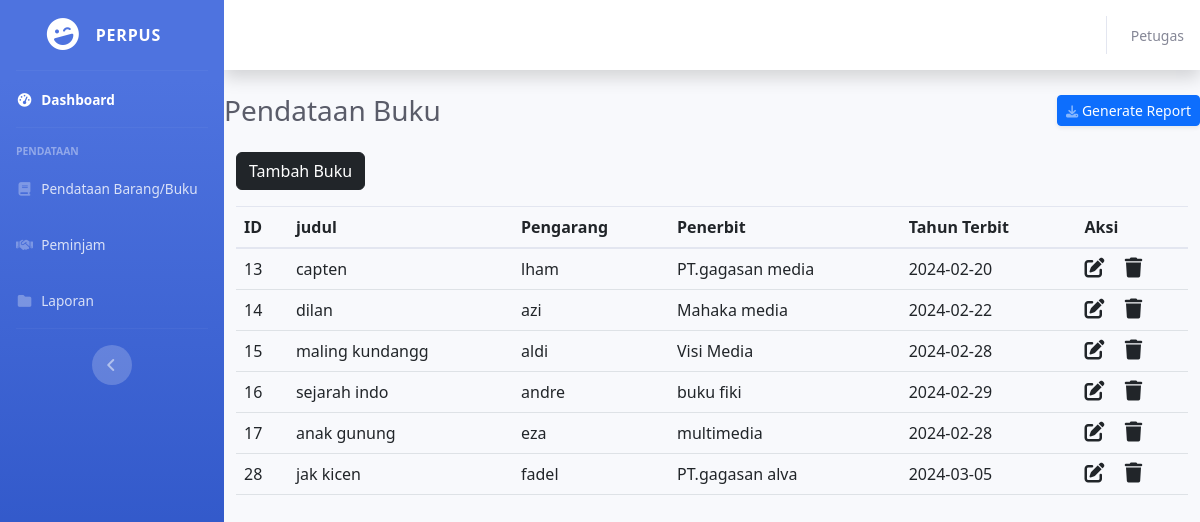
/Petugas/buku.php, run on the app's committed database.
### tables this page shows
CREATE TABLE `buku` (
  `id` int(11) NOT NULL,
  `perpus_id` int(11) NOT NULL,
  `judul` varchar(255) NOT NULL,
  `penulis` varchar(255) NOT NULL,
  `penerbit` varchar(100) NOT NULL,
  `tahun_terbit` date NOT NULL,
  `kategori_id` varchar(255) NOT NULL
);

### Petugas/buku.php (the view, shortened to what this page needs)
<!DOCTYPE html>
<html lang="en">
<head>
    <link href="../template/vendor/fontawesome-free/css/all.min.css" rel="stylesheet" type="text/css">
    <link href="../template/css/sb-admin-2.min.css" rel="stylesheet">
</head>
<body id="page-top">
    <div id="wrapper">
        <ul class="navbar-nav bg-gradient-primary sidebar sidebar-dark accordion" id="accordionSidebar">
            <a class="sidebar-brand d-flex align-items-center justify-content-center" href="dashboard.php">
                <div class="sidebar-brand-icon rotate-n-15">
                    <i class="fas fa-laugh-wink"></i>
                </div>
                <div class="sidebar-brand-text mx-3"> PERPUS <sup></sup></div>
            </a>
            <hr class="sidebar-divider my-0">
            <li class="nav-item active">
                <a class="nav-link" href="petugas.php">
                    <i class="fas fa-fw fa-tachometer-alt"></i>
                    <span>Dashboard </span></a>
            </li>
            <hr class="sidebar-divider">
            <div class="sidebar-heading">
                Pendataan
            </div>
            <li class="nav-item">
                <a class="nav-link collapsed" href="buku.php"  data-target="#collapseTwo"
                    aria-expanded="true" aria-controls="collapseTwo">
                    <i class="fas fa-fw fa-book"></i>
                    <span>Pendataan Barang/Buku</span>
                </a>
            </li>
              <li class="nav-item">
                <a class="nav-link collapsed" href="peminjam.php" data-target="#collapseUtilities"
                    aria-expanded="true" aria-controls="collapseUtilities">
                    <i class="fas fa-fw fa-handshake"></i>
                    <span>Peminjam</span>
                </a>
            </li>
            <li class="nav-item">
                <a class="nav-link collapsed" href="laporan.php" data-target="#collapsePages"
                    aria-expanded="true" aria-controls="collapsePages">
                    <i class="fas fa-fw fa-folder"></i>
                    <span>Laporan</span>
                </a>
            </li>
            <hr class="sidebar-divider d-none d-md-block">
            <div class="text-center d-none d-md-inline">
                <button class="rounded-circle border-0" id="sidebarToggle"></button>
            </div>
        </ul>
        <div id="content-wrapper" class="d-flex flex-column">
            <div id="content">
                <nav class="navbar navbar-expand navbar-light bg-white topbar mb-4 static-top shadow">
                    <ul class="navbar-nav ml-auto">
                        <li class="nav-item dropdown no-arrow">
                            <a class="nav-link dropdown-toggle" href="#" id="userDropdown" role="button"
                                data-toggle="dropdown" aria-haspopup="true" aria-expanded="false">
                                <span class="mr-2 d-none d-lg-inline text-gray-600 small">Petugas </span>
                            </a>
                        </li>
                    </ul>
                </nav>
                    <div class="d-sm-flex align-items-center justify-content-between mb-4">
                        <h1 class="h3 mb-0 text-gray-800">Pendataan Buku</h1>
                        <a href="#" class="d-none d-sm-inline-block btn btn-sm btn-primary shadow-sm"> Generate Report</a>
                    </div>
 <?php
include "../db_conn.php";
?>
<!DOCTYPE html>
<html lang="en">
<head>
  <link href="https://cdn.jsdelivr.net/npm/bootstrap@5.2.3/dist/css/bootstrap.min.css" rel="stylesheet">
  <link rel="stylesheet" href="https://cdnjs.cloudflare.com/ajax/libs/font-awesome/6.4.0/css/all.min.css" />
</head>
<body>
  <div class="container">
    <a href="add_naw.php" class="btn btn-dark mb-3">Tambah Buku</a>
    <table class="table table-hover">
        <tr>
          <th scope="col">ID</th>
          <th scope="col">judul</th>
          <th scope="col">Pengarang</th>
          <th scope="col">Penerbit</th>
          <th scope="col">Tahun Terbit</th>
          <th scope="col">Aksi</th>
        </tr>
      <tbody>
        <?php
        $sql = "SELECT * FROM `buku`";
        $result = mysqli_query($conn, $sql);
        while ($row = mysqli_fetch_assoc($result)) {
        ?>
          <tr>
            <td><?php echo $row["id"] ?></td>
            <td><?php echo $row["judul"] ?></td>
            <td><?php echo $row["penulis"] ?></td>
            <td><?php echo $row["penerbit"] ?></td>
            <td><?php echo $row["tahun_terbit"] ?></td>
            <td>
              <a href="editbuku.php?id=<?php echo $row["id"] ?>" class="link-dark"><i class="fa-solid fa-pen-to-square fs-5 me-3"></i></a>
              <a href="deletaja.php.php?id=<?php echo $row["id"] ?>" class="link-dark"><i class="fa-solid fa-trash fs-5"></i></a>
            </td>
          </tr>
        <?php
        }
        ?>
      </tbody>
    </table>
  </div>
</body>
</html>

### data on the page
buku: id "13", judul "capten", penulis "lham", penerbit "PT.gagasan media", tahun_terbit "2024-02-20"
buku: id "14", judul "dilan", penulis "azi", penerbit "Mahaka media", tahun_terbit "2024-02-22"
buku: id "15", judul "maling kundangg", penulis "aldi", penerbit "Visi Media", tahun_terbit "2024-02-28"
buku: id "16", judul "sejarah indo", penulis "andre", penerbit "buku fiki", tahun_terbit "2024-02-29"
buku: id "17", judul "anak gunung", penulis "eza", penerbit "multimedia", tahun_terbit "2024-02-28"
buku: id "28", judul "jak kicen", penulis "fadel", penerbit "PT.gagasan alva", tahun_terbit "2024-03-05"
